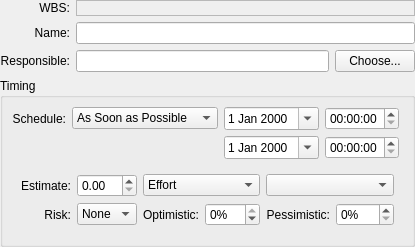
<?xml version="1.0" encoding="UTF-8"?>
<ui version="4.0">
 <author>Dag Andersen &lt;danders@get2net.dk&gt;</author>
 <class>KPlato::TaskGeneralPanelBase</class>
 <widget class="QWidget" name="KPlato::TaskGeneralPanelBase">
  <property name="geometry">
   <rect>
    <x>0</x>
    <y>0</y>
    <width>405</width>
    <height>240</height>
   </rect>
  </property>
  <layout class="QVBoxLayout" name="verticalLayout">
   <property name="margin">
    <number>0</number>
   </property>
   <item>
    <layout class="QGridLayout" name="gridLayout_2">
     <item row="0" column="0">
      <widget class="QLabel" name="wbslabel">
       <property name="toolTip">
        <string>Work Breakdown Structure</string>
       </property>
       <property name="text">
        <string>WBS:</string>
       </property>
       <property name="wordWrap">
        <bool>false</bool>
       </property>
       <property name="alignment">
        <set>Qt::AlignRight|Qt::AlignTrailing|Qt::AlignVCenter</set>
       </property>
      </widget>
     </item>
     <item row="0" column="1">
      <widget class="QLabel" name="wbsfield">
       <property name="frameShape">
        <enum>QFrame::StyledPanel</enum>
       </property>
       <property name="frameShadow">
        <enum>QFrame::Sunken</enum>
       </property>
       <property name="text">
        <string/>
       </property>
       <property name="wordWrap">
        <bool>false</bool>
       </property>
      </widget>
     </item>
     <item row="1" column="0">
      <widget class="QLabel" name="namelabel">
       <property name="whatsThis">
        <string>The name of the Task.</string>
       </property>
       <property name="text">
        <string>Name:</string>
       </property>
       <property name="wordWrap">
        <bool>false</bool>
       </property>
       <property name="alignment">
        <set>Qt::AlignRight|Qt::AlignTrailing|Qt::AlignVCenter</set>
       </property>
       <property name="buddy">
        <cstring>namefield</cstring>
       </property>
      </widget>
     </item>
     <item row="1" column="1">
      <widget class="QLineEdit" name="namefield">
       <property name="whatsThis">
        <string>The name of the Task.</string>
       </property>
      </widget>
     </item>
     <item row="2" column="0">
      <widget class="QLabel" name="leaderlabel">
       <property name="whatsThis">
        <string>The person responsible for this task.

This is not limited to persons available in a resource group but can be anyone. You can even directly access your address book with the Choose button.</string>
       </property>
       <property name="text">
        <string>Responsible:</string>
       </property>
       <property name="wordWrap">
        <bool>false</bool>
       </property>
       <property name="alignment">
        <set>Qt::AlignRight|Qt::AlignTrailing|Qt::AlignVCenter</set>
       </property>
       <property name="buddy">
        <cstring>leaderfield</cstring>
       </property>
      </widget>
     </item>
     <item row="2" column="1">
      <layout class="QHBoxLayout">
       <property name="margin">
        <number>0</number>
       </property>
       <item>
        <widget class="QLineEdit" name="leaderfield">
         <property name="whatsThis">
          <string>The person responsible for this task.

This is not limited to persons available in a resource group but can be anyone. You can even directly access your address book with the Choose button.</string>
         </property>
        </widget>
       </item>
       <item>
        <widget class="QPushButton" name="chooseLeader">
         <property name="toolTip">
          <string>Insert a person from your address book</string>
         </property>
         <property name="whatsThis">
          <string>Insert a person from your address book.</string>
         </property>
         <property name="text">
          <string>Choose...</string>
         </property>
         <property name="shortcut">
          <string/>
         </property>
        </widget>
       </item>
      </layout>
     </item>
    </layout>
   </item>
   <item>
    <widget class="QGroupBox" name="schedulingGroup">
     <property name="whatsThis">
      <string>Scheduling Configuration. These settings affect the actual scheduling of the task.

The estimation can be either effort based or duration based. If it is effort based, the final duration will depend on the resources assigned to the task. For duration based estimation, the assigned resources do not affect the fixed duration of the task, but only the costs.</string>
     </property>
     <property name="title">
      <string>Timing</string>
     </property>
     <layout class="QGridLayout">
      <item row="0" column="0">
       <widget class="QFrame" name="frame">
        <property name="frameShape">
         <enum>QFrame::NoFrame</enum>
        </property>
        <property name="frameShadow">
         <enum>QFrame::Raised</enum>
        </property>
        <layout class="QGridLayout">
         <property name="margin">
          <number>0</number>
         </property>
         <item row="0" column="0">
          <widget class="QLabel" name="textLabel3">
           <property name="text">
            <string>Schedule:</string>
           </property>
           <property name="wordWrap">
            <bool>false</bool>
           </property>
           <property name="alignment">
            <set>Qt::AlignRight|Qt::AlignTrailing|Qt::AlignVCenter</set>
           </property>
           <property name="buddy">
            <cstring>scheduleType</cstring>
           </property>
          </widget>
         </item>
         <item row="0" column="1">
          <widget class="KComboBox" name="scheduleType">
           <property name="sizePolicy">
            <sizepolicy hsizetype="Preferred" vsizetype="Fixed">
             <horstretch>0</horstretch>
             <verstretch>0</verstretch>
            </sizepolicy>
           </property>
           <item>
            <property name="text">
             <string>As Soon as Possible</string>
            </property>
           </item>
           <item>
            <property name="text">
             <string>As Late as Possible</string>
            </property>
           </item>
           <item>
            <property name="text">
             <string>Must Start On</string>
            </property>
           </item>
           <item>
            <property name="text">
             <string>Must Finish On</string>
            </property>
           </item>
           <item>
            <property name="text">
             <string>Start Not Earlier Than</string>
            </property>
           </item>
           <item>
            <property name="text">
             <string>Finish Not Later Than</string>
            </property>
           </item>
           <item>
            <property name="text">
             <string>Fixed Interval</string>
            </property>
           </item>
          </widget>
         </item>
         <item row="0" column="3">
          <widget class="QTimeEdit" name="scheduleStartTime"/>
         </item>
         <item row="1" column="3">
          <widget class="QTimeEdit" name="scheduleEndTime"/>
         </item>
         <item row="0" column="2">
          <widget class="QDateEdit" name="scheduleStartDate">
           <property name="calendarPopup">
            <bool>true</bool>
           </property>
          </widget>
         </item>
         <item row="1" column="2">
          <widget class="QDateEdit" name="scheduleEndDate">
           <property name="calendarPopup">
            <bool>true</bool>
           </property>
          </widget>
         </item>
         <item row="0" column="4">
          <spacer name="horizontalSpacer">
           <property name="orientation">
            <enum>Qt::Horizontal</enum>
           </property>
           <property name="sizeHint" stdset="0">
            <size>
             <width>40</width>
             <height>20</height>
            </size>
           </property>
          </spacer>
         </item>
        </layout>
       </widget>
      </item>
      <item row="1" column="0">
       <widget class="QFrame" name="frame_2">
        <property name="frameShape">
         <enum>QFrame::NoFrame</enum>
        </property>
        <property name="frameShadow">
         <enum>QFrame::Raised</enum>
        </property>
        <layout class="QGridLayout" name="gridLayout_3">
         <item row="0" column="0">
          <widget class="QLabel" name="textLabel3_2">
           <property name="text">
            <string>Estimate:</string>
           </property>
           <property name="wordWrap">
            <bool>false</bool>
           </property>
           <property name="alignment">
            <set>Qt::AlignRight|Qt::AlignTrailing|Qt::AlignVCenter</set>
           </property>
          </widget>
         </item>
         <item row="0" column="1">
          <widget class="DurationSpinBox" name="estimate"/>
         </item>
         <item row="0" column="2" colspan="2">
          <widget class="KComboBox" name="estimateType">
           <property name="sizePolicy">
            <sizepolicy hsizetype="Preferred" vsizetype="Fixed">
             <horstretch>0</horstretch>
             <verstretch>0</verstretch>
            </sizepolicy>
           </property>
           <property name="editable">
            <bool>false</bool>
           </property>
           <item>
            <property name="text">
             <string>Effort</string>
            </property>
           </item>
           <item>
            <property name="text">
             <string>Duration</string>
            </property>
           </item>
          </widget>
         </item>
         <item row="0" column="4" colspan="2">
          <widget class="KComboBox" name="calendarCombo"/>
         </item>
         <item row="1" column="0">
          <widget class="QLabel" name="textLabel3_2_3">
           <property name="toolTip">
            <string>Risk controls the PERT distribution used when calculating the actual estimate for this task.</string>
           </property>
           <property name="whatsThis">
            <string>&lt;p&gt;Risk controls the PERT distribution used when calculating the actual estimate for the task.
&lt;b&gt;None&lt;/b&gt; means the Expected estimate is used as is.
&lt;b&gt;Low risk&lt;/b&gt; means that a normal distribution is used.
&lt;b&gt;High risk&lt;/b&gt; means that the estimate will be slightly pessimistic compared to Low risk.&lt;/p&gt;</string>
           </property>
           <property name="text">
            <string>Risk:</string>
           </property>
           <property name="wordWrap">
            <bool>false</bool>
           </property>
           <property name="alignment">
            <set>Qt::AlignRight|Qt::AlignTrailing|Qt::AlignVCenter</set>
           </property>
           <property name="buddy">
            <cstring>risk</cstring>
           </property>
          </widget>
         </item>
         <item row="1" column="1">
          <widget class="KComboBox" name="risk">
           <property name="sizePolicy">
            <sizepolicy hsizetype="Preferred" vsizetype="Fixed">
             <horstretch>0</horstretch>
             <verstretch>0</verstretch>
            </sizepolicy>
           </property>
           <property name="toolTip">
            <string>Risk controls the PERT distribution used when calculating the actual estimate for this task.</string>
           </property>
           <property name="whatsThis">
            <string>&lt;p&gt;Risk controles the PERT distribution used when calculating the actual estimate for the task.
&lt;b&gt;None&lt;/b&gt; means the Expected estimate is used as is.
&lt;b&gt;Low risk&lt;/b&gt; means that a normal distribution is used.
&lt;b&gt;High risk&lt;/b&gt; means that the estimate will be slightly pessimistic compared to Low risk.&lt;/p&gt;</string>
           </property>
           <property name="editable">
            <bool>false</bool>
           </property>
           <item>
            <property name="text">
             <string>None</string>
            </property>
           </item>
           <item>
            <property name="text">
             <string>Low</string>
            </property>
           </item>
           <item>
            <property name="text">
             <string>High</string>
            </property>
           </item>
          </widget>
         </item>
         <item row="1" column="2">
          <widget class="QLabel" name="textLabel1_2">
           <property name="text">
            <string>Optimistic:</string>
           </property>
           <property name="wordWrap">
            <bool>false</bool>
           </property>
           <property name="alignment">
            <set>Qt::AlignRight|Qt::AlignTrailing|Qt::AlignVCenter</set>
           </property>
           <property name="buddy">
            <cstring>optimisticValue</cstring>
           </property>
          </widget>
         </item>
         <item row="1" column="3">
          <widget class="QSpinBox" name="optimisticValue">
           <property name="suffix">
            <string>%</string>
           </property>
           <property name="minimum">
            <number>-99</number>
           </property>
           <property name="maximum">
            <number>0</number>
           </property>
          </widget>
         </item>
         <item row="1" column="4">
          <widget class="QLabel" name="textLabel2_2">
           <property name="text">
            <string>Pessimistic:</string>
           </property>
           <property name="alignment">
            <set>Qt::AlignRight|Qt::AlignTrailing|Qt::AlignVCenter</set>
           </property>
           <property name="wordWrap">
            <bool>false</bool>
           </property>
           <property name="buddy">
            <cstring>pessimisticValue</cstring>
           </property>
          </widget>
         </item>
         <item row="1" column="5">
          <widget class="QSpinBox" name="pessimisticValue">
           <property name="suffix">
            <string>%</string>
           </property>
           <property name="maximum">
            <number>999</number>
           </property>
          </widget>
         </item>
         <item row="1" column="6">
          <spacer name="horizontalSpacer_2">
           <property name="orientation">
            <enum>Qt::Horizontal</enum>
           </property>
           <property name="sizeHint" stdset="0">
            <size>
             <width>40</width>
             <height>20</height>
            </size>
           </property>
          </spacer>
         </item>
        </layout>
       </widget>
      </item>
     </layout>
    </widget>
   </item>
   <item>
    <spacer name="verticalSpacer">
     <property name="orientation">
      <enum>Qt::Vertical</enum>
     </property>
     <property name="sizeHint" stdset="0">
      <size>
       <width>20</width>
       <height>42</height>
      </size>
     </property>
    </spacer>
   </item>
  </layout>
 </widget>
 <customwidgets>
  <customwidget>
   <class>QLineEdit</class>
   <extends>QLineEdit</extends>
   <header>QLineEdit</header>
   <container>1</container>
  </customwidget>
  <customwidget>
   <class>KComboBox</class>
   <extends>QComboBox</extends>
   <header>kcombobox.h</header>
  </customwidget>
  <customwidget>
   <class>DurationSpinBox</class>
   <extends>QDoubleSpinBox</extends>
   <header>kptdurationspinbox.h</header>
  </customwidget>
 </customwidgets>
 <tabstops>
  <tabstop>namefield</tabstop>
  <tabstop>leaderfield</tabstop>
  <tabstop>chooseLeader</tabstop>
  <tabstop>scheduleType</tabstop>
  <tabstop>scheduleStartDate</tabstop>
  <tabstop>scheduleStartTime</tabstop>
  <tabstop>scheduleEndDate</tabstop>
  <tabstop>scheduleEndTime</tabstop>
  <tabstop>estimate</tabstop>
  <tabstop>estimateType</tabstop>
  <tabstop>calendarCombo</tabstop>
  <tabstop>risk</tabstop>
  <tabstop>optimisticValue</tabstop>
  <tabstop>pessimisticValue</tabstop>
 </tabstops>
 <includes>
  <include location="local">QLineEdit</include>
  <include location="local">kcombobox.h</include>
  <include location="local">kdatewidget.h</include>
  <include location="local">ktextedit.h</include>
 </includes>
 <resources/>
 <connections/>
</ui>
